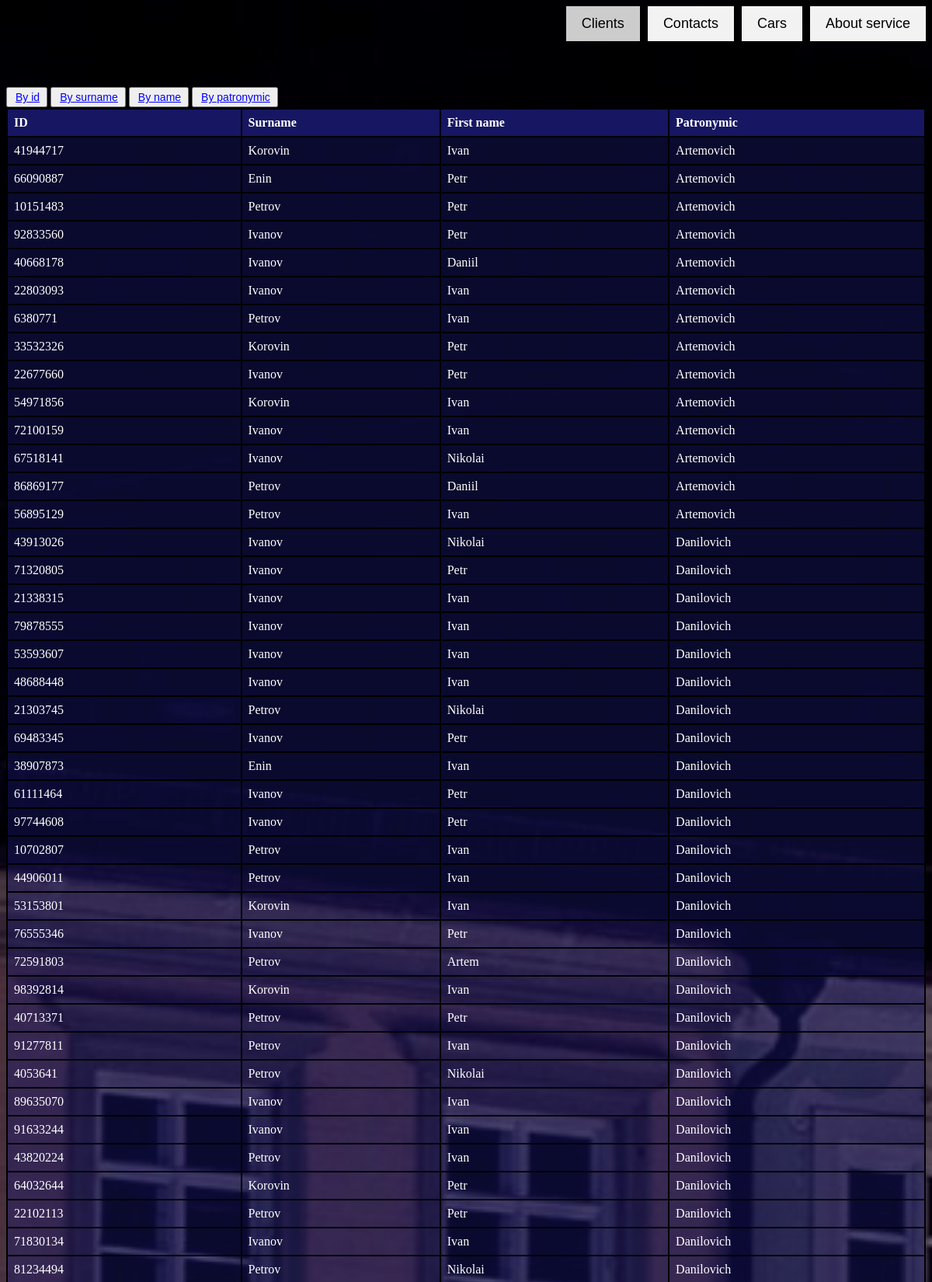
/?sort=patronymic (upper part), run on the app's committed database.
### tables this page shows
CREATE TABLE client (client_id Char (20) NOT NULL UNIQUE PRIMARY KEY, surname_client TEXT NOT NULL, first_name_client TEXT NOT NULL, patronymic_client TEXT NOT NULL, phone_number_client TEXT NOT NULL);

### app.py (the view)
@app.route('/')
def index():
    conn = get_db()
    cursor = conn.cursor()
    order_by = "client_id"
    if request.args.get("sort") == "id":
        order_by = "client_id"
    elif request.args.get("sort") == "surname":
        order_by = "surname_client"
    elif request.args.get("sort") == "name":
        order_by = "first_name_client"
    elif request.args.get("sort") == "patronymic":
        order_by = "patronymic_client"
    cursor.execute("SELECT * FROM worker")
    workers = cursor.fetchall()
    cursor.execute(f"SELECT * FROM client ORDER BY {order_by}")
    clients = cursor.fetchall()
    cursor.execute("SELECT * FROM car")
    cars = cursor.fetchall()
    conn.close()
    return render_template('index.html', workers=workers, clients=clients, cars=cars)

### app.py (called while the page is built)
def get_db():
    conn = sqlite3.connect(DATABASE)
    return conn

### templates/index.html (shortened to what this page needs)
<!DOCTYPE html>
<html>
<head>
</head>
<body>
<div class="tab">
    <button class="tablinks" onclick="openTab(event, 'home')">About service</button>
    <button class="tablinks" onclick="openTab(event, 'cars')">Cars</button>
    <button class="tablinks" onclick="openTab(event, 'contacts')">Contacts</button>
    <button class="tablinks" onclick="openTab(event, 'clients')" id="defaultOpen">Clients</button>
</div>
<div id="clients" class="tabcontent">
<h3>Clients</h3>
    <button class="tablinks" onclick="openTab(event, 'clients')">
    <a style="padding: 2px 2px; margin-left: 2px; color: blue; font-size: 14px;" href="{{ url_for('index', sort='id') }}">By id</a>
</button>
    <button class="tablinks" onclick="openTab(event, 'clients')">
    <a style="padding: 2px 2px; margin-left: 2px; color: blue; font-size: 14px;" href="{{ url_for('index', sort='surname') }}">By surname</a>
</button>
    <button class="tablinks" onclick="openTab(event, 'clients')">
    <a style="padding: 2px 2px; margin-left: 2px; color: blue; font-size: 14px;" href="{{ url_for('index', sort='name') }}">By name</a>
</button>
    <button class="tablinks" onclick="openTab(event, 'clients')">
    <a style="padding: 2px 2px; margin-left: 2px; color: blue; font-size: 14px;" href="{{ url_for('index', sort='patronymic') }}">By patronymic</a>
</button>
    <table class="dark-table">
        <thead>
        <tr>
            <th>ID</th>
            <th>Surname</th>
            <th>First name</th>
            <th>Patronymic</th>
        </tr>
        </thead>
        <tbody>
        {% for client in clients %}
        <tr>
            <td>{{ client[0]|safe  }}</td>
            <td>{{ client[1]|safe  }}</td>
            <td>{{ client[2]|safe  }}</td>
            <td>{{ client[3]|safe  }}</td>
        </tr>
        {% endfor %}
        </tbody>
    </table>
</div>
</body>
</html>

### templates/index.html (style rules this page uses)
.tab { overflow: hidden; position: relative; }
.tab button { background-color: #f2f2f2; border: none; outline: none; cursor: pointer; padding: 12px 20px; transition: background-color 0.3s; float: right; font-size: 18px; margin-left: 10px; }
a { padding: 12px 20px; transition: background-color 0.3s; float: right; font-size: 18px; margin-left: 10px; color: red; }
.tab button.active { background-color: #ccc; }
body { background-color: #f2f2f2; background-image: url('/static/background.jpg'); background-repeat: no-repeat; background-position: center center; background-attachment: fixed; background-size: cover; }
.tabcontent.active-tab { display: block; }
table { background-color: rgba(25, 25, 112, 0.4); color: white; width: 100%; margin-bottom: 30px; border-collapse: collapse; }
th, td { padding: 8px; text-align: left; border: 2px solid black; }
thead { background-color: rgba(25, 25, 112, 0.8); }
th { font-weight: bold; }

### data on the page
client: client_id "41944717", surname_client "Korovin", first_name_client "Ivan", patronymic_client "Artemovich"
client: client_id "66090887", surname_client "Enin", first_name_client "Petr", patronymic_client "Artemovich"
client: client_id "10151483", surname_client "Petrov", first_name_client "Petr", patronymic_client "Artemovich"
client: client_id "92833560", surname_client "Ivanov", first_name_client "Petr", patronymic_client "Artemovich"
client: client_id "40668178", surname_client "Ivanov", first_name_client "Daniil", patronymic_client "Artemovich"
client: client_id "22803093", surname_client "Ivanov", first_name_client "Ivan", patronymic_client "Artemovich"
client: client_id "6380771", surname_client "Petrov", first_name_client "Ivan", patronymic_client "Artemovich"
client: client_id "33532326", surname_client "Korovin", first_name_client "Petr", patronymic_client "Artemovich"
client: client_id "22677660", surname_client "Ivanov", first_name_client "Petr", patronymic_client "Artemovich"
client: client_id "54971856", surname_client "Korovin", first_name_client "Ivan", patronymic_client "Artemovich"
client: client_id "72100159", surname_client "Ivanov", first_name_client "Ivan", patronymic_client "Artemovich"
client: client_id "67518141", surname_client "Ivanov", first_name_client "Nikolai", patronymic_client "Artemovich"
client: client_id "86869177", surname_client "Petrov", first_name_client "Daniil", patronymic_client "Artemovich"
client: client_id "56895129", surname_client "Petrov", first_name_client "Ivan", patronymic_client "Artemovich"
client: client_id "43913026", surname_client "Ivanov", first_name_client "Nikolai", patronymic_client "Danilovich"
client: client_id "71320805", surname_client "Ivanov", first_name_client "Petr", patronymic_client "Danilovich"
client: client_id "21338315", surname_client "Ivanov", first_name_client "Ivan", patronymic_client "Danilovich"
client: client_id "79878555", surname_client "Ivanov", first_name_client "Ivan", patronymic_client "Danilovich"
client: client_id "53593607", surname_client "Ivanov", first_name_client "Ivan", patronymic_client "Danilovich"
client: client_id "48688448", surname_client "Ivanov", first_name_client "Ivan", patronymic_client "Danilovich"
client: client_id "21303745", surname_client "Petrov", first_name_client "Nikolai", patronymic_client "Danilovich"
client: client_id "69483345", surname_client "Ivanov", first_name_client "Petr", patronymic_client "Danilovich"
client: client_id "38907873", surname_client "Enin", first_name_client "Ivan", patronymic_client "Danilovich"
client: client_id "61111464", surname_client "Ivanov", first_name_client "Petr", patronymic_client "Danilovich"
client: client_id "97744608", surname_client "Ivanov", first_name_client "Petr", patronymic_client "Danilovich"
client: client_id "10702807", surname_client "Petrov", first_name_client "Ivan", patronymic_client "Danilovich"
client: client_id "44906011", surname_client "Petrov", first_name_client "Ivan", patronymic_client "Danilovich"
client: client_id "53153801", surname_client "Korovin", first_name_client "Ivan", patronymic_client "Danilovich"
client: client_id "76555346", surname_client "Ivanov", first_name_client "Petr", patronymic_client "Danilovich"
client: client_id "72591803", surname_client "Petrov", first_name_client "Artem", patronymic_client "Danilovich"
client: client_id "98392814", surname_client "Korovin", first_name_client "Ivan", patronymic_client "Danilovich"
client: client_id "40713371", surname_client "Petrov", first_name_client "Petr", patronymic_client "Danilovich"
client: client_id "91277811", surname_client "Petrov", first_name_client "Ivan", patronymic_client "Danilovich"
client: client_id "4053641", surname_client "Petrov", first_name_client "Nikolai", patronymic_client "Danilovich"
client: client_id "89635070", surname_client "Ivanov", first_name_client "Ivan", patronymic_client "Danilovich"
client: client_id "91633244", surname_client "Ivanov", first_name_client "Ivan", patronymic_client "Danilovich"
client: client_id "43820224", surname_client "Petrov", first_name_client "Ivan", patronymic_client "Danilovich"
client: client_id "64032644", surname_client "Korovin", first_name_client "Petr", patronymic_client "Danilovich"
client: client_id "22102113", surname_client "Petrov", first_name_client "Petr", patronymic_client "Danilovich"
client: client_id "71830134", surname_client "Ivanov", first_name_client "Ivan", patronymic_client "Danilovich"
client: client_id "81234494", surname_client "Petrov", first_name_client "Nikolai", patronymic_client "Danilovich"
